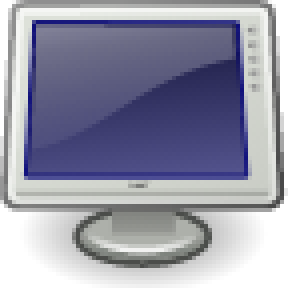
#> input picture samples/desktop.png, 72 x 72 px (shown 4 times larger)
$ python -i image2.py   (imports and definitions only)
#> lines starting #> are read from the running program, lines starting #| are printed output that depends on the picture
'''
Copyright (c) 2011-2014 F-Secure
See LICENSE for details

Wraps an image object and adds searching capabilities
'''
import ctypes, os
# [1 line that did not run here, left out]

from PIL import Image, ImageChops

class Image2(object):
    '''
    An Image2 object holds a PIL image and provides image search capabilities.
    The image where searches are performed is passed in the constructor and a
    copy of it is stored internally (to ensure immutability)
    '''
    def __init__(self, image=None, file_name=None, color_mask=None,
      tolerance=None, hint=None):
        if image and file_name:
            raise ValueError("Use either file name or image, not both")

        if image:
            self._image = image.copy()
        elif file_name:
            self._image = Image.open(file_name)
        else:
            raise ValueError("Use file_name or image")

        self._color_mask = color_mask
        self._image_ptr = None
        self._mask_ptr = None
        self._tolerance = tolerance
        self._search_hint = hint
        self._search_hint_image = None
        self.file_name = file_name


    # [204 lines left out: functions image, color_mask, size, _find_by_hint, find, find_best_match and 4 more, not called in this run]


    def __ne__(self, other):
        return not self == other


    # [42 lines left out: functions _get_image_ptr, _get_mask_ptr, not called in this run]


>>> import cv2
>>> picture = cv2.imread('../samples/desktop.png', cv2.IMREAD_GRAYSCALE)
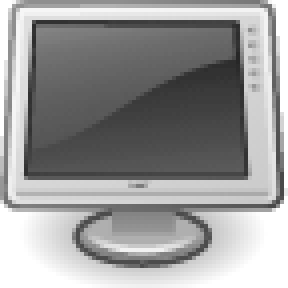
#> picture: shape (72, 72) (shown 4 times larger); min 39, max 255, mean 153.1
#> (the run stopped early here; a loop or call above may not have finished)
